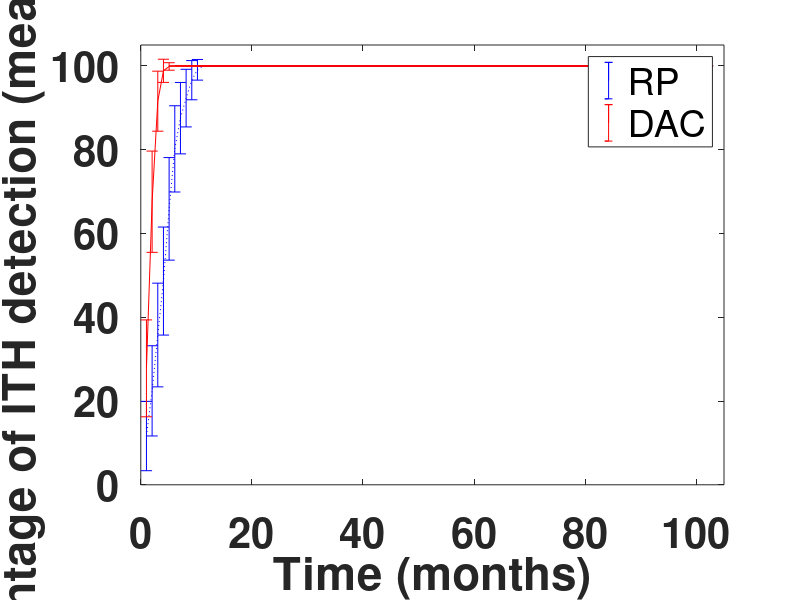
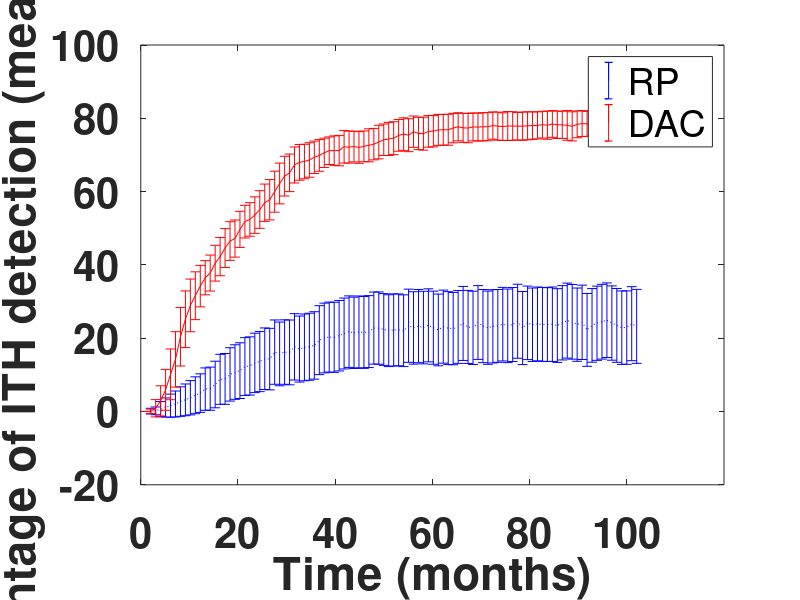

The MATLAB source for these figures, in order: (Note: this script raises an error after producing the figures.)
load('linear.mat')
figure;
fontsizevar=30;
for c=1
    h1=errorbar(data(:,1),data(:,4*(c-1)+2),sqrt(data(:,4*(c-1)+3)),'b');hold on; 
    h2=errorbar(data(:,1),data(:,4*(c-1)+4),sqrt(data(:,4*(c-1)+5)),'r'); hold on;
end
legend([h1 h2], 'RP', 'DAC')
set(gca,'FontSize',fontsizevar);
xlabel('Time (months)','FontWeight','bold');
ylabel('Percentage of ITH detection (mean \pm error)','FontWeight','bold');
set(h1,'LineStyle',':');
set(gca,'XTickLabel',{'0','20','40','60','80','100'},...
    'XTick',[0 0.2 0.4 0.6 0.8 1],...
    'FontSize',30,'FontWeight','bold')
xlim([0 1.05]);
ylim([0 105]);
print('linear','-deps')

load('branch.mat')
figure;
fontsizevar=15;
for c=3
    h1=errorbar(data(:,1),data(:,4*(c-1)+2),sqrt(data(:,4*(c-1)+3)),'b');hold on; 
    h2=errorbar(data(:,1),data(:,4*(c-1)+4),sqrt(data(:,4*(c-1)+5)),'r'); hold on;
end
legend([h1 h2], 'RP', 'DAC')
set(gca,'FontSize',fontsizevar);
xlabel('Time (months)','FontWeight','bold');
ylabel('Percentage of ITH detection (mean \pm error)','FontWeight','bold');
set(h1,'LineStyle',':');
set(gca,'XTickLabel',{'0','20','40','60','80','100'},...
    'XTick',[0 0.2 0.4 0.6 0.8 1],...
    'FontSize',30,'FontWeight','bold')
xlim(axes1,[0 1.05]);
ylim(axes1,[0 105]);


load('neutral.mat')
figure;
fontsizevar=15;
for c=3
    h1=errorbar(data(:,1),data(:,4*(c-1)+2),sqrt(data(:,4*(c-1)+3)),'b');hold on; 
    h2=errorbar(data(:,1),data(:,4*(c-1)+4),sqrt(data(:,4*(c-1)+5)),'r'); hold on;
end
legend([h1 h2], 'RP', 'DAC')
set(gca,'FontSize',fontsizevar);
xlabel('Time (months)','FontWeight','bold');
ylabel('Percentage of ITH detection (mean \pm error)','FontWeight','bold');
set(h1,'LineStyle',':');
set(gca,'XTickLabel',{'0','20','40','60','80','100'},...
    'XTick',[0 0.2 0.4 0.6 0.8 1],...
    'FontSize',30,'FontWeight','bold')
xlim(axes1,[0 1.05]);
ylim(axes1,[0 105]);



load('punctuated.mat')
figure;
fontsizevar=30;
for c=3
    h1=errorbar(data(:,1),data(:,4*(c-1)+2),sqrt(data(:,4*(c-1)+3)),'b');hold on; 
    h2=errorbar(data(:,1),data(:,4*(c-1)+4),sqrt(data(:,4*(c-1)+5)),'r'); hold on;
end
legend([h1 h2], 'RP', 'DAC')
set(gca,'FontSize',fontsizevar);
xlabel('Time (months)','FontWeight','bold');
ylabel('Percentage of ITH detection (mean \pm error)','FontWeight','bold');
set(h1,'LineStyle',':');
set(gca,'XTickLabel',{'0','20','40','60','80','100'},...
    'XTick',[0 0.2 0.4 0.6 0.8 1],...
    'FontSize',30,'FontWeight','bold')
xlim(axes1,[0 1.05]);
ylim(axes1,[0 105]);
